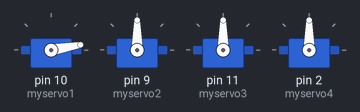
Recording of a sketch running on a simulated Arduino Uno, built with avr-gcc and run on an emulated ATmega328P. On the bench: 4 × servo.

Above: at 0.05 s.
At 5.15 s:
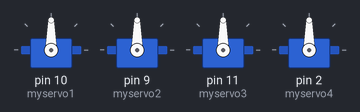
At 10.1 s:
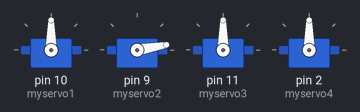
At 20.15 s:
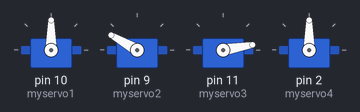
At 30.05 s:
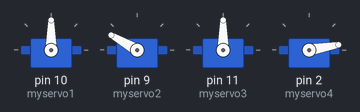
At 39.95 s:
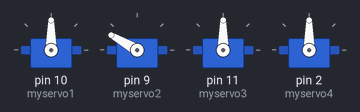
Timing chart, 0 to 52.0 s (numbered marks = the images above):
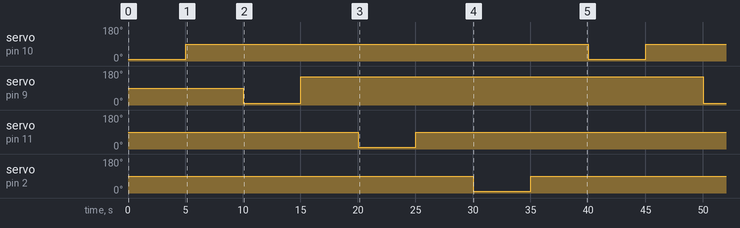

The sketch:

servos.ino
```cpp
#include <Servo.h>

Servo myservo1;
Servo myservo2;// create servo object to control a servo
Servo myservo3;
Servo myservo4;

void setup() {

  myservo1.attach(10);
  myservo2.attach(9);  // attaches the servo on pin 9 to the servo object
  myservo3.attach(11);
  myservo4.attach(2);
}

void loop() {
ser1();
ser2();
ser3();
ser4();
}

void ser1(){
  myservo1.write(10);                  // sets the servo position according to the scaled value
  delay(5000);

  myservo1.write(90);                  // sets the servo position according to the scaled value
  delay(5000);
}

void ser2(){
  myservo2.write(10);                  // sets the servo position according to the scaled value
  delay(5000);

  myservo2.write(150);                  // sets the servo position according to the scaled value
  delay(5000);
}

void ser3(){
  myservo3.write(10);                  // sets the servo position according to the scaled value
  delay(5000);

  myservo3.write(90);                  // sets the servo position according to the scaled value
  delay(5000);
}

void ser4(){
  myservo4.write(10);                  // sets the servo position according to the scaled value
  delay(5000);

  myservo4.write(90);                  // sets the servo position according to the scaled value
  delay(5000);
}
```

Measured:
- by itself, servo on pin 10 (myservo1), servo on pin 11 (myservo3), servo on pin 2 (myservo4): alternates 90° for 35.0 s and 10° for 5.0 s
- by itself, servo on pin 9 (myservo2): alternates 150° for 35.0 s and 10° for 5.0 s
